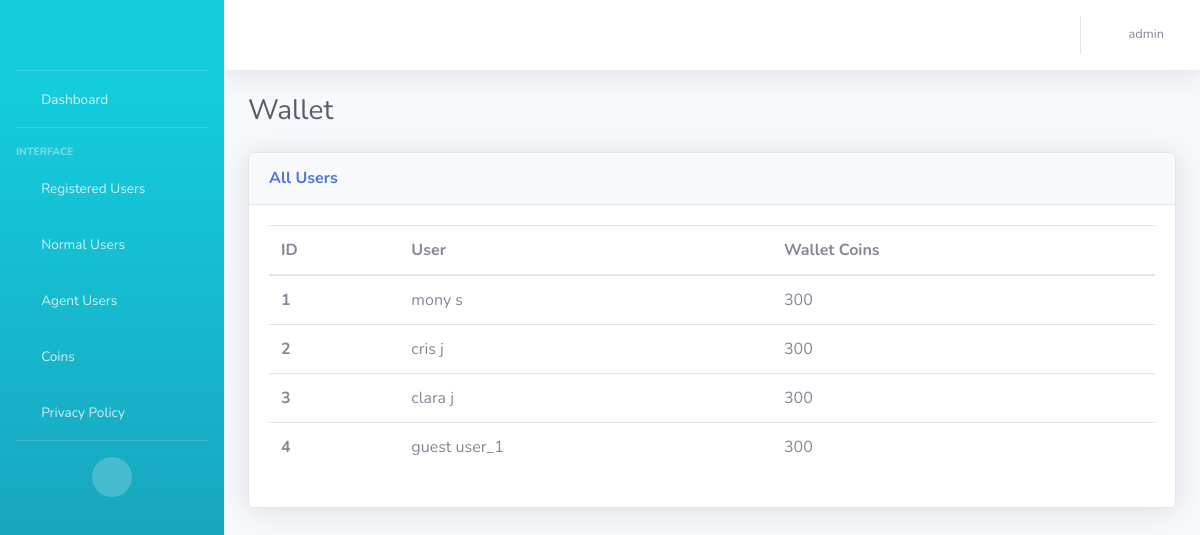
The page /wallet_normal_user (signed in) on the database its author committed.
### koodeapp/models.py (models this page shows, shortened)
class WalletModel(models.Model):
    wallet_id = models.AutoField(primary_key=True)
    user = models.ForeignKey(CustomerModel, on_delete=models.CASCADE)
    wallet_coins = models.IntegerField(default=300, null=True)
    call_amount = models.FloatField(default=0.0)
    total_minutes = models.IntegerField(default=0)
    total_amount = models.FloatField(default=0.0)

class CustomerModel(models.Model):
    NORMAL_USER = 'Normal User'
    AGENT_USER = 'Agent User'
    USER_STATUS_CHOICES = [
        (NORMAL_USER, 'Normal User'),
        (AGENT_USER, 'Agent User'),
    ]
    MALE = 'Male'
    FEMALE = 'Female'
    GENDER_CHOICES = [
        (MALE, 'Male'),
        (FEMALE, 'Female')
    ]
    BOTH = 'Both'
    MALAYALAM = 'Malayalam'
    TAMIL = 'Tamil'
    LANGUAGE_CHOICES = [
        (BOTH, 'Both'),
        (MALAYALAM, 'Malayalam'),
        (TAMIL, 'Tamil'),
    ]
    customer_id = models.AutoField(primary_key=True)
    customer_first_name = models.CharField(max_length=100, default="guest")
    customer_last_name = models.CharField(max_length=100, blank=True, null=True)
    customer_email = models.EmailField(default="example@example.com")
    customer_phone_number = models.CharField(
        max_length=10,  # Ensure max length of 10
        unique=True,  # Enforce uniqueness
        validators=[validate_phone_number]  # Custom validation for exactly 10 digits
    )
    customer_password = models.CharField(max_length=100, default='unknown')
    rating = models.IntegerField(default=0)
    terms_conditions = models.BooleanField(default=False)
    is_online = models.BooleanField(default=False)
    is_existing = models.BooleanField(default=False)
    adhaar_no = models.CharField(max_length=50, default="unknown")
    gender = models.CharField(
        max_length=20,
        choices=GENDER_CHOICES,
        null=True
    )
    status = models.CharField(
        max_length=20,
        choices=USER_STATUS_CHOICES,
        default=NORMAL_USER,
    )
    languages = models.CharField(
        max_length=20,
        choices=LANGUAGE_CHOICES,
        default=BOTH,
    )
    @property
    def rating(self):
        rating = RatingModel.objects.filter(agent=self).aggregate(Avg('ratings')).get('ratings__avg')
        return rating if rating is not None else 0

### koodeapp/views.py (the view)
# urls.py: path('wallet_normal_user', views.wallet_normaluser, name='wallet_normal_users'),  # wallet page for normal user
def wallet_normaluser(request):
    username = request.session.get('user', None)
    if username is None:
        return redirect('/login')
    wallets = WalletModel.objects.filter(user__status='Normal User')
    return render(request, 'normaluser_wallet.html', {'wallets': wallets, 'username': username})

### templates/normaluser_wallet.html (shortened to what this page needs)
{% extends 'base.html' %}
{% block content %}
    <div class="container-fluid">
        <div class="d-sm-flex align-items-center justify-content-between mb-4">
            <h1 class="h3 mb-0 text-gray-800">Wallet</h1>
        </div>
        <div class="row">
            <div class="col">
                <div class="card shadow mb-4">
                    <div
                        class="card-header py-3 d-flex flex-row align-items-center justify-content-between">
                        <h6 class="m-0 font-weight-bold text-primary">All Users</h6>
                    </div>
                    <div class="card-body">
                        <div>
                            <table class="table all-users">
                              <thead>
                                <tr>
                                  <th scope="col">ID</th>
                                  <th scope="col">User</th>
                                  <th scope="col">Wallet Coins</th>
                                </tr>
                              </thead>
                              <tbody>
                              {% for wallet in wallets %}
                                <tr>
                                  <th scope="row">{{ forloop.counter }}</th>
                                  <td>{{wallet.user.customer_first_name}} {{wallet.user.customer_last_name}}</td>
                                  <td>{{wallet.wallet_coins}}</td>
                                </tr>
                              {% endfor %}
                              </tbody>
                            </table>
                        </div>
                    </div>
                </div>
            </div>
        </div>
    </div>
{% endblock %}

### rows shown on the page
WalletModel: user.customer_first_name "mony", user.customer_last_name "s", wallet_coins "300"
WalletModel: user.customer_first_name "cris", user.customer_last_name "j", wallet_coins "300"
WalletModel: user.customer_first_name "clara", user.customer_last_name "j", wallet_coins "300"
WalletModel: user.customer_first_name "guest", user.customer_last_name "user_1", wallet_coins "300"

### other values the page prints
{{ username }} "admin"
